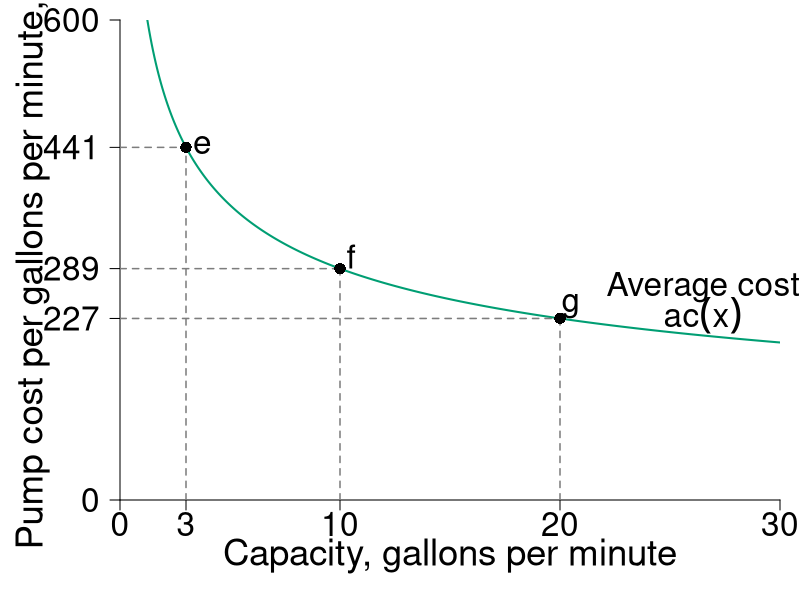

Recreate this plot in R.
#require(shape)
pdf(file = "firmmarketsupply/ss_pump.pdf", width = 9, height = 7)
par(mar =  c(5, 6, 1, 1))
#Set parameters for graphics

# I tried to get three points that I could roughly read off of the graph (with error, because it's hard to tell exactly). 
# x = 3 => total cost of 750 to 800 i.e. ac of ~250ish
# x = 10 => 1600 to 1800, i.e. ac(x) of 160 to 180
# x = 20 => 2600 to 2900, i.e. ac(x) of 130 to 145. 
# This was reasonably close to that, so I think I'm going to run with it. 
#just for up to date lookngness i suggest we put it in 2020 prices 
#i.e from https://www.multpl.com/gdp-deflator/table/by-year 
#just multiply everything by 112.8/64.4 = 1.75 
#(thats  2020 gdp def in jan 2020/dec 1990)

#Changed for marginnote
pointsize <- 1.8
axislabelsize <- 2.2
labelsize <- 2
namesize <- 1.8
annotatesize <- 1.5
graphlinewidth <- 2
segmentlinewidth <- 1.5

COL <- c("#7fc97f", "#beaed4", "#fdc086", "#ffff99", "#386cb0", "#f0027f", "#bf5b17", "#666666")
COLA <- c("#e0f3db", "#99d8c9","#66c2a4","#41ae76", "#238b45", "#005824")
COLB <- c("#c6dbef", "#4eb3d3", "#2b8cbe", "#0868ac","#084081")
COLC <- c("#fcfbfd", "#efedf5", "#dadaeb", "#bcbddc", "#9e9ac8", "#807dba", "#6a51a3", "#54278f", "#3f007d")
grays <- gray.colors(25, start = 1, end = 0)
CBCols <- c("#009E73","#0072B2","#E69F00","#CC79A7", "#F0E442")

xlims <- c(0, 30)
ylims <- c(0, 600)

npts <- 501 
x <- seq(xlims[1], xlims[2], length.out = npts)
y <- seq(ylims[1], ylims[2], length.out = npts) 
a <- c(46.08, 55, 64)
b <- c(46.08, 55, 64)

plot(0, 0, xlim = xlims, ylim = ylims, type = "n",
     xlab = expression(paste("")),
     ylab = expression(paste("")), 
     xaxt = "n", 
     yaxt = "n", 
     cex.lab = axislabelsize, 
     bty = "n",
     xaxs="i", 
     yaxs="i")

cost <- function(x = xx1, a = 370, b = 0.65, deflator = 1.75){
  deflator*a*x^(b - 1)
}

totalcost <- function(x = xx1,  a = 370, b = 0.65){
    a*x^(b)
}

pricechange <- function(x, deflator = 1.75){
  deflator*x
} 

points <- c(3, 10, 20)
ticksy <- c(0, cost(points), ylims[2])
ylabels <- c(0, round(cost(points), 0), ylims[2])
ticksx <- c(0, points, xlims[2])
xlabels <- c(0, points, xlims[2]) 

axis(1, at = ticksx, pos = 0, labels = xlabels, cex.axis = labelsize)
axis(2, at = ticksy, pos = 0, labels = ylabels, las = 1, cex.axis = labelsize)

npts <- 500 
xx1 <- seq(xlims[1], xlims[2], length.out = npts)



# Cost Func.
lines(xx1, cost(), col = CBCols[1], lwd = graphlinewidth)

# Label Cost Func
#text(3.5, 18, expression(paste("Stainless steel")), cex = labelsize)
#text(3.5, 17, expression(paste("gear pump")), cex = labelsize)

text(26.5, cost(26.5) + 60, expression(paste("Average cost")), cex = labelsize, xpd = TRUE)
text(26.5, cost(26.5) + 25, expression(paste(ac(x))), cex = labelsize, xpd = TRUE)

# Point
points <- c(3, 10, 20)
segments(0, cost(points[1]), points[1], cost(points[1]), lty = 2, col = grays[20] , lwd = segmentlinewidth)
segments(points[1], 0, points[1], cost(points[1]), lty = 2, col = grays[20] , lwd = segmentlinewidth)
points(points[1], cost(points[1]), pch = 16, col = "black", cex = 1.5)
text(points[1] + 0.75, cost(points[1]) + points[1], expression(e), cex = labelsize)


segments(0, cost(points[2]), points[2], cost(points[2]), lty = 2, col = grays[20] , lwd = segmentlinewidth)
segments(points[2], 0, points[2], cost(points[2]), lty = 2, col = grays[20] , lwd = segmentlinewidth)
points(points[2], cost(points[2]), pch = 16, col = "black", cex = 1.5)
text(points[2] + 0.5, cost(points[2]) + 15, expression(f), cex = labelsize)

segments(0, cost(points[3]), points[3], cost(points[3]), lty = 2, col = grays[20] , lwd = segmentlinewidth)
segments(points[3], 0, points[3], cost(points[3]), lty = 2, col = grays[20] , lwd = segmentlinewidth)
points(points[3], cost(points[3]), pch = 16, col = "black", cex = 1.5)
text(points[3] + 0.5, cost(points[3]) + 15, expression(g), cex = labelsize)


# Label x,y axis
#mtext(expression(paste("Capacity, gallons per minute")), side=1, line = 2.5, cex = axislabelsize)
text(0.5*xlims[2], -70,  expression(paste("Capacity, gallons per minute")), xpd = TRUE, cex = axislabelsize) 
text(-4, 0.5*ylims[2], expression(paste("Pump cost per gallons per minute, $")), xpd = TRUE, cex = axislabelsize, srt = 90) 


dev.off()
